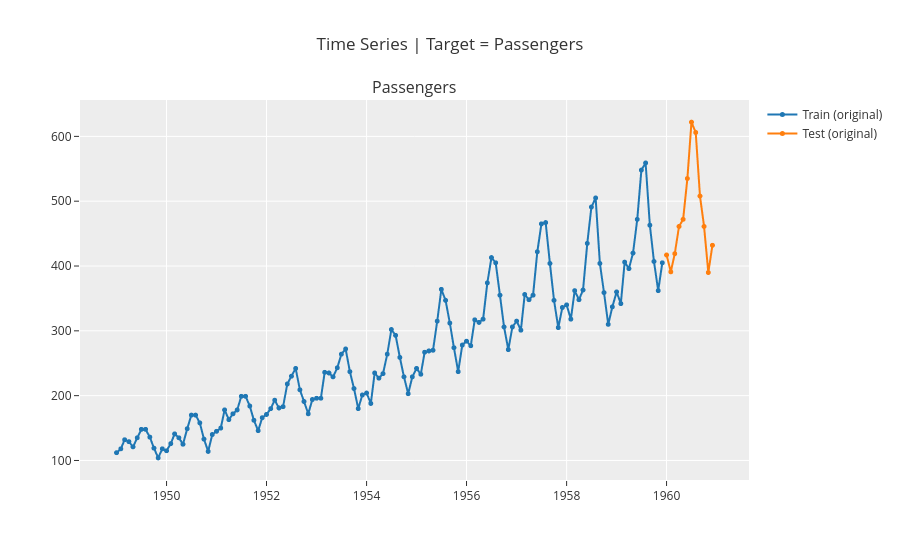

Notebook source saved alongside this figure:
### Code cell
exp.plot_model(plot='train_test_split')

### Figure 1 — Plotly figure (JSON) as saved in the notebook; plotly's stock layout.template omitted (floating-point values rounded to 4 significant figures; data arrays with more than 128 entries replaced by an {"elided": "..."} marker saying what was removed)
{"data": [{"line": {"color": "rgb(31, 119, 180)", "width": 2}, "marker": {"color": "rgb(31, 119, 180)", "size": 5}, "mode": "lines+markers", "name": "Train (original)", "type": "scattergl", "x": {"elided": "144 str values"}, "xaxis": "x", "y": {"elided": "144 float values"}, "yaxis": "y"}, {"line": {"color": "rgb(255, 127, 14)", "width": 2}, "marker": {"color": "rgb(255, 127, 14)", "size": 5}, "mode": "lines+markers", "name": "Test (original)", "type": "scattergl", "x": {"elided": "144 str values"}, "xaxis": "x", "y": {"elided": "144 float values"}, "yaxis": "y"}], "layout": {"annotations": [{"font": {"size": 16}, "showarrow": false, "text": "Passengers", "x": 0.5, "xanchor": "center", "xref": "paper", "y": 1.0, "yanchor": "bottom", "yref": "paper"}], "showlegend": true, "title": {"text": "Time Series | Target = Passengers"}, "xaxis": {"anchor": "y", "domain": [0.0, 1.0]}, "yaxis": {"anchor": "x", "domain": [0.0, 1.0]}}}
